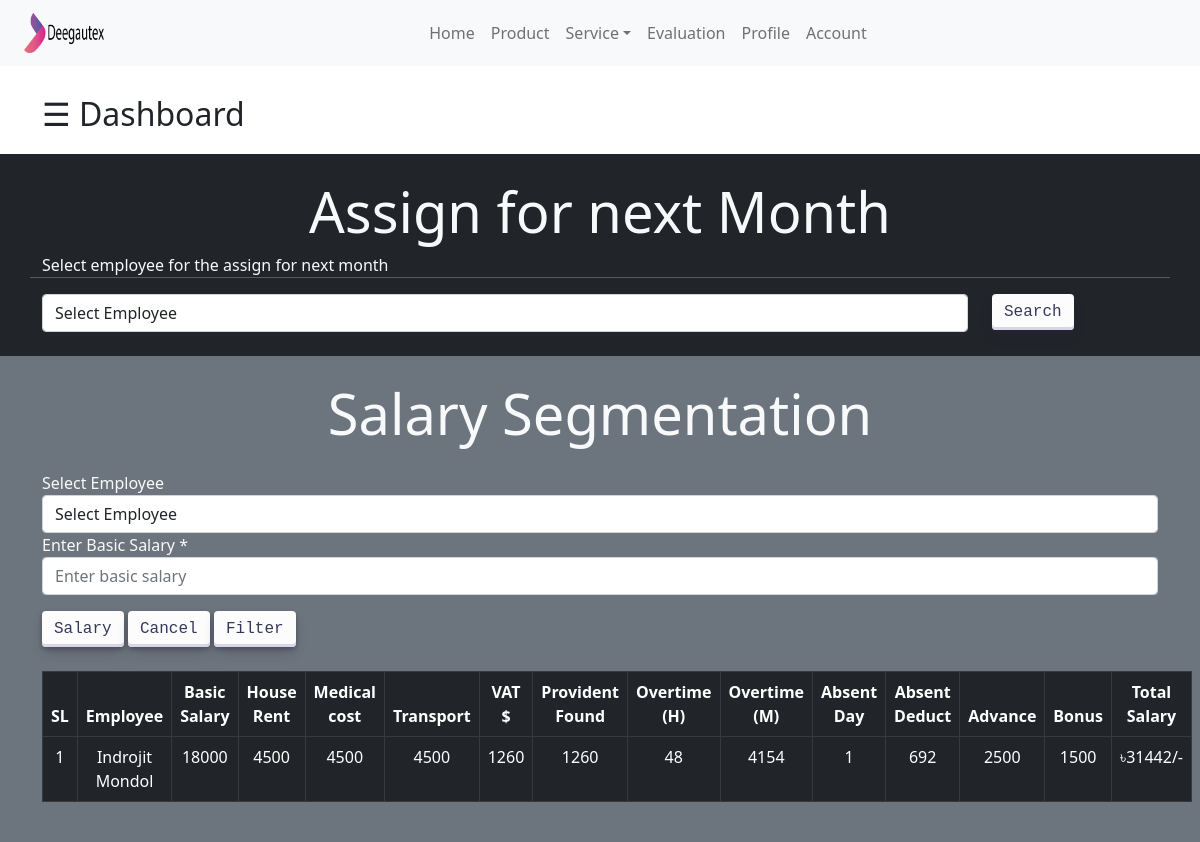
The app's page /salary.php (signed in) with its own data.
### tables this page shows
CREATE TABLE `tb_employeeinfo` (
  `Id` int(11) NOT NULL,
  `E_Name` varchar(255) NOT NULL,
  `E_Designation` varchar(255) DEFAULT NULL,
  `E_Username` varchar(255) NOT NULL,
  `E_DOB` date DEFAULT NULL,
  `E_Gender` varchar(255) DEFAULT NULL,
  `E_Email` varchar(255) DEFAULT NULL,
  `E_Password` varchar(255) DEFAULT NULL,
  `E_Phone` int(11) DEFAULT NULL,
  `E_Status` int(11) DEFAULT NULL,
  `E_FatherName` varchar(255) DEFAULT NULL,
  `E_MotherName` varchar(255) DEFAULT NULL,
  `E_PresentAddress` varchar(255) DEFAULT NULL,
  `E_PermanentAddress` varchar(255) DEFAULT NULL,
  `E_EmargencyPhone` int(11) DEFAULT NULL,
  `E_Nationality` varchar(255) DEFAULT NULL,
  `E_MarritalStatus` varchar(255) DEFAULT NULL,
  `E_Religion` varchar(255) DEFAULT NULL,
  `E_NID` int(11) DEFAULT NULL,
  `E_OfficeId` int(11) DEFAULT NULL,
  `E_JoinDate` date DEFAULT NULL,
  `E_BloodGroup` varchar(255) DEFAULT NULL,
  `E_Image` varchar(255) DEFAULT NULL,
  `E_EvaluationPermission` int(11) DEFAULT NULL,
  `E_dep_id` int(11) DEFAULT NULL,
  `E_AccountPermittion` int(11) DEFAULT NULL
);

CREATE TABLE `tb_salaryinfo` (
  `Id` int(11) NOT NULL,
  `EId` int(11) DEFAULT NULL,
  `BasicSalary` int(11) DEFAULT NULL,
  `HouseRent` int(11) DEFAULT NULL,
  `MedicalCost` int(11) DEFAULT NULL,
  `Transport` int(11) DEFAULT NULL,
  `VAT` int(11) DEFAULT NULL,
  `ProvedentFound` int(11) DEFAULT NULL
);

CREATE TABLE `tb_salarysheet` (
  `Id` int(11) NOT NULL,
  `SalaryId` int(11) DEFAULT NULL,
  `EId` int(11) DEFAULT NULL,
  `Date` date DEFAULT NULL,
  `MonthYear` varchar(255) DEFAULT NULL,
  `OvertimeH` int(11) DEFAULT NULL,
  `OvertimeM` int(11) DEFAULT NULL,
  `AbsentD` int(11) DEFAULT NULL,
  `AbsentDeductM` int(11) DEFAULT NULL,
  `Advance` int(11) DEFAULT NULL,
  `Bonus` int(11) DEFAULT NULL
);

### salary.php (the view, shortened to what this page needs)
<?php
include 'dbconfig.php';
    if(isset($_SESSION['Id']) && isset($_SESSION['E_Name']))
    {
        $Id = "".$_SESSION['Id'];
        $accountPermisstion = 1;
        $sqlAccount = "SELECT * FROM tb_employeeinfo WHERE Id = $Id AND E_AccountPermittion = $accountPermisstion";
        $sqlAccountResult = mysqli_query($conn,$sqlAccount);
        $row = mysqli_fetch_assoc($sqlAccountResult);
        if($row['E_AccountPermittion'] == $accountPermisstion)
        {
?>
<!DOCTYPE html>
<html lang="en">
<head>
    <link rel="stylesheet" href="https://cdnjs.cloudflare.com/ajax/libs/font-awesome/4.7.0/css/font-awesome.min.css">
    <link href="https://cdn.jsdelivr.net/npm/bootstrap@5.0.2/dist/css/bootstrap.min.css" rel="stylesheet">
    <link rel="stylesheet" href="salary.css"  media="screen">
    <link rel="stylesheet" href="styleProductFilter.css">
</head>
<body>
<?php
include 'menuBar.php';
?>
<br>
<section id="account-section" class="">
    <div class="container ">
        <div class="row">
            <div class="col pb-3">
            <span class="sticky sticky-top" onclick="openNav()">&#9776; Dashboard</span>
            </div>
        </div>
    </div>
</section>
<section id="AssignNextMonth-section" class="bg-dark text-light py-4">
    <div class="container">
        <div class="row">
            <h3 class="text-center display-4">Assign for next Month</h3>
            <form action="" method="POST">
                <div class="wrapper">
                    <div class="row">
                        <label class="labels" for="designation">Select employee for the assign for next month</label><hr>
                        <div class="col-md-10">
                            <select name="cbxEmployeeASNM" class="form-control" id="designation">
                                <option selected disabled>Select Employee</option>
                            </select>
                        </div>
                        <div class="col-md-2">
                            <button name="btnSearch" type="submit" class="button-30">Search</button>
                        </div>
                    </div>
                </div>
            </form>
        </div>
    </div>
</section>
<section id="salary-section" class="bg-secondary text-light">
    <div class="container">
        <div class="row">
                <h3 class="text-center display-4 my-4">Salary Segmentation</h3>
            <div class="col- mb-4">
                <form action="salaryBK?id=<?php echo $Id;?>" method="POST">
                    <div class="form-group">
                        <label for="employee">Select Employee</label>
                        <select name="cbxEmployeeSL" require class="form-control" id="employee">
                            <option selected disabled>Select Employee</option>
                        </select>
                    </div>
                    <div class="form-group">
                        <label for="ammountSL">Enter Basic Salary *</label>
                        <input type="number" name="txtBasicSalarySL" class="form-control" id="ammountSL" placeholder="Enter basic salary">
                    </div>
                    <button name="btnSalary" type="submit" class="button-30 mt-3">Salary</button>
                    <button name="btnCancel" type="submit" class="button-30 mt-3">Cancel</button>
                    <button name="btnFilter" type="submit" class="button-30 mt-3">Filter</button>
                </form>
            </div>
        </div>
        <div class="row  pb-4">
            <div class="col">
                <table class="table table-bordered table-dark text-center">
                    <thead>
                        <tr>
                            <th scope="col">SL</th>
                            <th scope="col">Employee</th>
                            <th scope="col">Basic Salary</th>
                            <th scope="col">House Rent</th>
                            <th scope="col">Medical cost</th>
                            <th scope="col">Transport</th>
                            <th scope="col">VAT $</th>
                            <th scope="col">Provident Found</th>
                            <th scope="col">Overtime (H)</th>
                            <th scope="col">Overtime (M)</th>
                            <th scope="col">Absent Day</th>
                            <th scope="col">Absent Deduct</th>
                            <th scope="col">Advance</th>
                            <th scope="col">Bonus</th>
                            <th scope="col">Total Salary</th>
                        </tr>
                    </thead>
                    <tbody>
                        <?php
                        $thisMonth = date("Ym");
                        $i=1;
                        $sqlSalarySheet = "SELECT * FROM `tb_salarysheet` WHERE MonthYear = '$thisMonth'";
                        $sqlSalarySheetResult = mysqli_query($conn,$sqlSalarySheet);
                        foreach($sqlSalarySheetResult AS $val)
                        {?>
                        <tr>
                            <td><?php echo $i;?></td>
                            <?php
                            $EPId = $val['EId'];
                            $sqlEMP = "SELECT EMP.E_Name FROM `tb_employeeinfo` AS EMP WHERE Id = '$EPId'";
                            $sqlEMPResult = mysqli_query($conn,$sqlEMP);
                            foreach($sqlEMPResult AS $EM){?>
                                <td><?php echo $EM['E_Name'];?></td>
                            <?php }
                            ?>
                            <?php $slid = $val['SalaryId'];
                            $sqlSalaryInfo = "SELECT * FROM `tb_salaryinfo` WHERE Id = '$slid'";
                            $sqlSalaryInfoResult = mysqli_query($conn,$sqlSalaryInfo);
                            while($row = mysqli_fetch_array($sqlSalaryInfoResult))
                            {?>
                            <td><?php echo $row['BasicSalary'];?></td>
                            <td><?php echo $row['HouseRent'];?></td>
                            <td><?php echo $row['MedicalCost'];?></td>
                            <td><?php echo $row['Transport'];?></td>
                            <td><?php echo $row['VAT'];?></td>
                            <td><?php echo $row['ProvedentFound'];?></td>
                        <?php    }
                            ?>
                            <td><?php echo $val['OvertimeH'];?></td>
                            <td><?php echo $val['OvertimeM'];?></td>
                            <td><?php echo $val['AbsentD'];?></td>
                            <td><?php echo $val['AbsentDeductM'];?></td>
                            <td><?php echo $val['Advance'];?></td>
                            <td><?php echo $val['Bonus'];?></td>
                            <?php
                            $sqlTotalAmount = "SELECT (SUM(OvertimeM)+SUM(Bonus))-(SUM(AbsentDeductM)+SUM(Advance)) FROM tb_salarysheet WHERE MonthYear = '$thisMonth' AND EId = '$EPId'";
                            $sqlToalAmountResult = mysqli_query($conn,$sqlTotalAmount);
                            while($row = mysqli_fetch_array($sqlToalAmountResult))
                            {
                                $result1 = $row['(SUM(OvertimeM)+SUM(Bonus))-(SUM(AbsentDeductM)+SUM(Advance))'];
                            }
                            $sqlTotalAmount2 = "SELECT (SUM(BasicSalary)+SUM(HouseRent)+SUM(MedicalCost)+SUM(Transport))-(SUM(VAT)+SUM(ProvedentFound)) FROM tb_salaryinfo WHERE EId = '$EPId'";
                            $sqlTotalAmount2Result = mysqli_query($conn,$sqlTotalAmount2);
                            while($val = mysqli_fetch_array($sqlTotalAmount2Result))
                            {
                                $result2 = $val['(SUM(BasicSalary)+SUM(HouseRent)+SUM(MedicalCost)+SUM(Transport))-(SUM(VAT)+SUM(ProvedentFound))'];
                            }
                            $totalSalary = $result1+$result2;
                            ?>
                            <td><?php echo "৳".$totalSalary."/-";?></td>
                        </tr>
                        <?php    $i++;
                        }
                        ?>
                    </tbody>
                </table>
            </div>
        </div>
    </div>
</section>
</body>
</html>
<?php
        }
    }
    else{
        header("Location: log.php");
        exit();
    }
?>

### salary.css (style rules this page uses)
.sticky { position: sticky; top: 0; font-size: 2rem; cursor: pointer; }

### styleProductFilter.css (style rules this page uses)
.button-30 { align-items: center; appearance: none; background-color: #FCFCFD; border-radius: 4px; border-width: 0; box-shadow: rgba(45, 35, 66, 0.4) 0 2px 4px,rgba(45, 35, 66, 0.3) 0 7px 13px -3px,#D6D6E7 0 -3px 0 inset; box-sizing: border-box; color: #36395A; cursor: pointer; display: inline-flex; font-family: "JetBrains Mono",monospace; height: 36px; justify-content: center; line-height: 1; list-style: none; overflow: hidden; padding-left: 12px; padding-right: 12px; position: relative; text-align: left; text-decoration: none; transition: box-shadow .15s,transform .15s; user-select: none; -webkit-user-select: none; touch-action: manipulation; white-space: nowrap; will-change: box-shadow,transform; font-size: 1rem; }

### records on screen
tb_salarysheet: OvertimeH "48", OvertimeM "4154", AbsentD "1", AbsentDeductM "692", Advance "2500", Bonus "1500", totalSalary "31442"
tb_employeeinfo: E_Name "Indrojit Mondol"
tb_salaryinfo: BasicSalary "18000", HouseRent "4500", MedicalCost "4500", Transport "4500", VAT "1260", ProvedentFound "1260"
